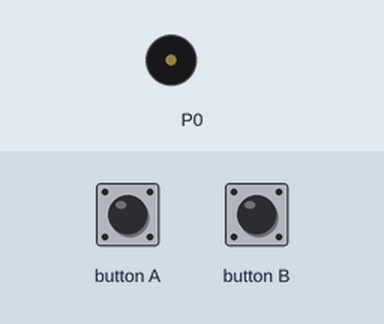
Simulated run of this program. Board: BBC micro:bit (MakeCode). Parts: buzzer (waves = sounding). The inputs (shaded band) are chosen by the test bench.

Above: at 1.2 s.
1.3 s: button A pressed for 0.15 s
At 2.2 s:
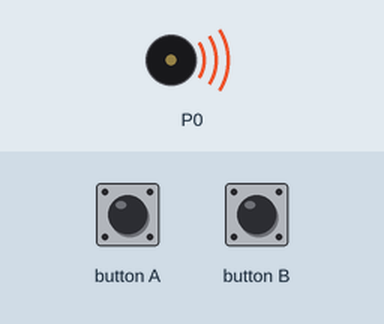
Timing chart, 0 to 4.3 s (numbered marks = the images above; inputs shaded):
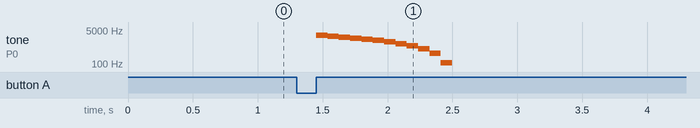

The program:

main.ts
```typescript
input.onButtonPressed(Button.A, function () {
    music.playSoundEffect(music.createSoundEffect(
    WaveShape.Sine,
    2786,
    1,
    255,
    0,
    1049,
    SoundExpressionEffect.None,
    InterpolationCurve.Linear
    ), SoundExpressionPlayMode.UntilDone)
})
input.onButtonPressed(Button.B, function () {
    music.playSoundEffect(music.createSoundEffect(
    WaveShape.Sine,
    1,
    2786,
    255,
    0,
    1049,
    SoundExpressionEffect.None,
    InterpolationCurve.Linear
    ), SoundExpressionPlayMode.UntilDone)
})
basic.forever(function () {
    input.setSoundThreshold(SoundThreshold.Loud, 128)
})
```

test.ts
```typescript
// les tests vont ici ; cela ne sera pas compilé si ce paquet est utilisé en tant qu'extension.
```

Measured:
- after the input at 1.3 s, tone on P0: plays 2669 Hz for 0.09 s, 2437 Hz for 0.09 s, 2205 Hz for 0.09 s, 1973 Hz for 0.09 s, 1741 Hz for 0.09 s, 1509 Hz for 0.09 s … (12 notes in this stretch), starting after 0.15 s
